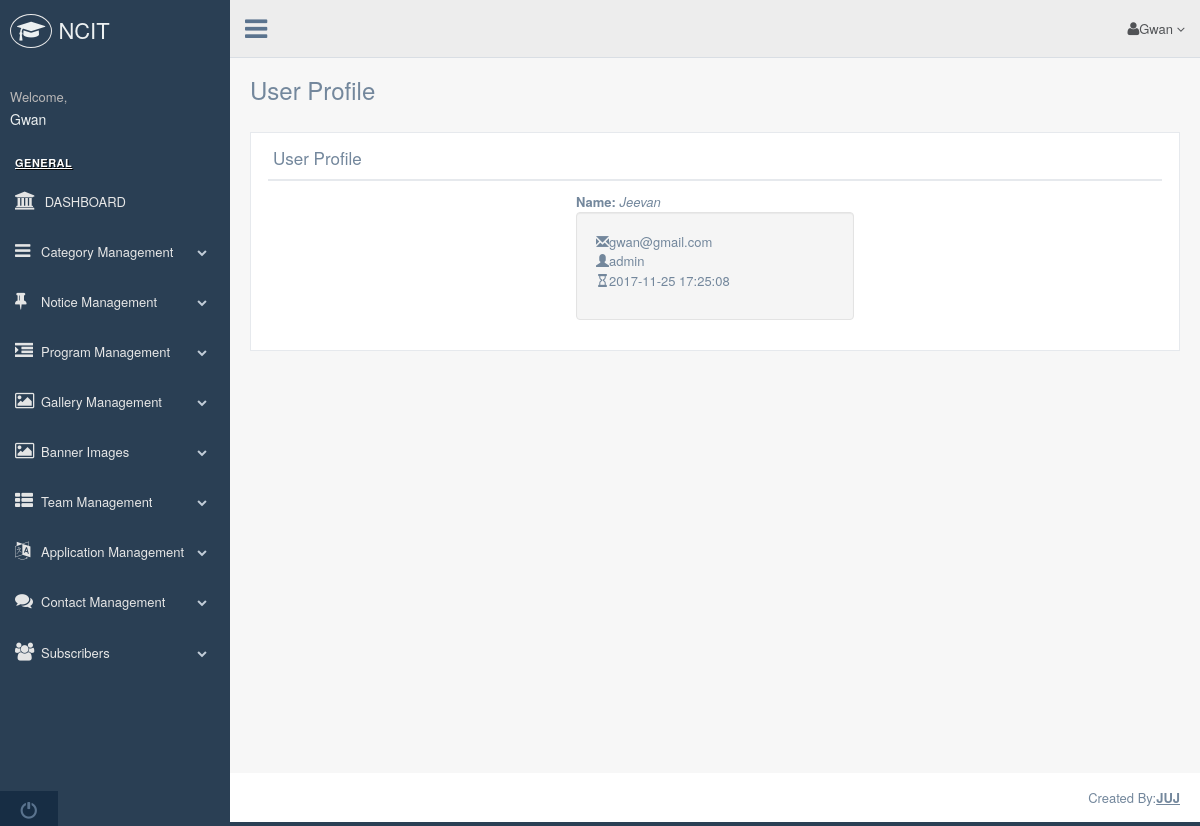
/college/adminc/user_profile.php (signed in), run on the app's committed database.
### tables this page shows
CREATE TABLE `tbl_user` (
  `id` int(11) NOT NULL,
  `name` varchar(50) DEFAULT NULL,
  `username` varchar(50) DEFAULT NULL,
  `password` varchar(80) DEFAULT NULL,
  `email` varchar(50) DEFAULT NULL,
  `last_login` datetime DEFAULT NULL,
  `role` char(20) DEFAULT NULL
);

### college/adminc/class/database.php (called while the page is built, shortened)
<?php
abstract class Database{
	function connect(){
		$conn = new mysqli('localhost','root','','db_project');
		return $conn;
	}
	function select($sql){
		$connect = $this->connect();
		$result = $connect->query($sql);
		$data = [];
		if($result->num_rows > 0) {
			while($obj = $result->fetch_object()){
				array_push($data,$obj);
			}
		}
		return $data;
	}
}
?>

### college/adminc/class/user.class.php (called while the page is built, shortened)
<?php
require_once "database.php";
class User extends Database{
	public $id,$name,$username,$email,$password,$role,$last_login;
	function lists(){
		$sql = "select *from tbl_user order by id='$this->id'";
		return $this->select($sql);
	}
}
?>

### college/adminc/user_profile.php (the view, shortened to what this page needs)
<?php
require_once "header.php";
require_once "class/user.class.php";
$user= new User();
$udata = $user->lists();
?>
 <div class="right_col" role="main">
          <div class="">
            <div class="page-title">
              <div class="title_left">
                <h3>User Profile</h3><br>
              </div>
            </div>
            <div class="clearfix"></div>
            <div class="row">
              <div class="col-md-12 col-sm-12 col-xs-12">
                <div class="x_panel">
                  <div class="x_title">
                    <h2>User Profile</h2>
                    <div class="clearfix"></div>
                  </div>
                  <div class="col-md-4 col-md-offset-4">
        </div>
        <div class="col-md-4 col-md-offset-4">
            <div class="container panel-heading">
            <strong>Name: </strong><i><?php echo $udata[0]->name; ?></i>
            </div>
            <div class="well">
            <p> <i class="glyphicon glyphicon-envelope"></i><?php echo $udata[0]->email; ?>
                <br/>
                <i class="glyphicon glyphicon-user"></i><?php echo $udata[0]->role; ?>
                <br /> <i class="glyphicon glyphicon-hourglass"></i><?php echo $udata[0]->last_login; ?>
                </div>
        </div>
                </div>
              </div>
            </div>
          </div>
        </div>
<?php
require_once "footer.php";
?>

### data on the page
tbl_user: name "Jeevan", email "gwan@gmail.com", role "admin", last_login "2017-11-25 17:25:08"

### other printed values
$_SESSION['admin_username'] "Gwan"
